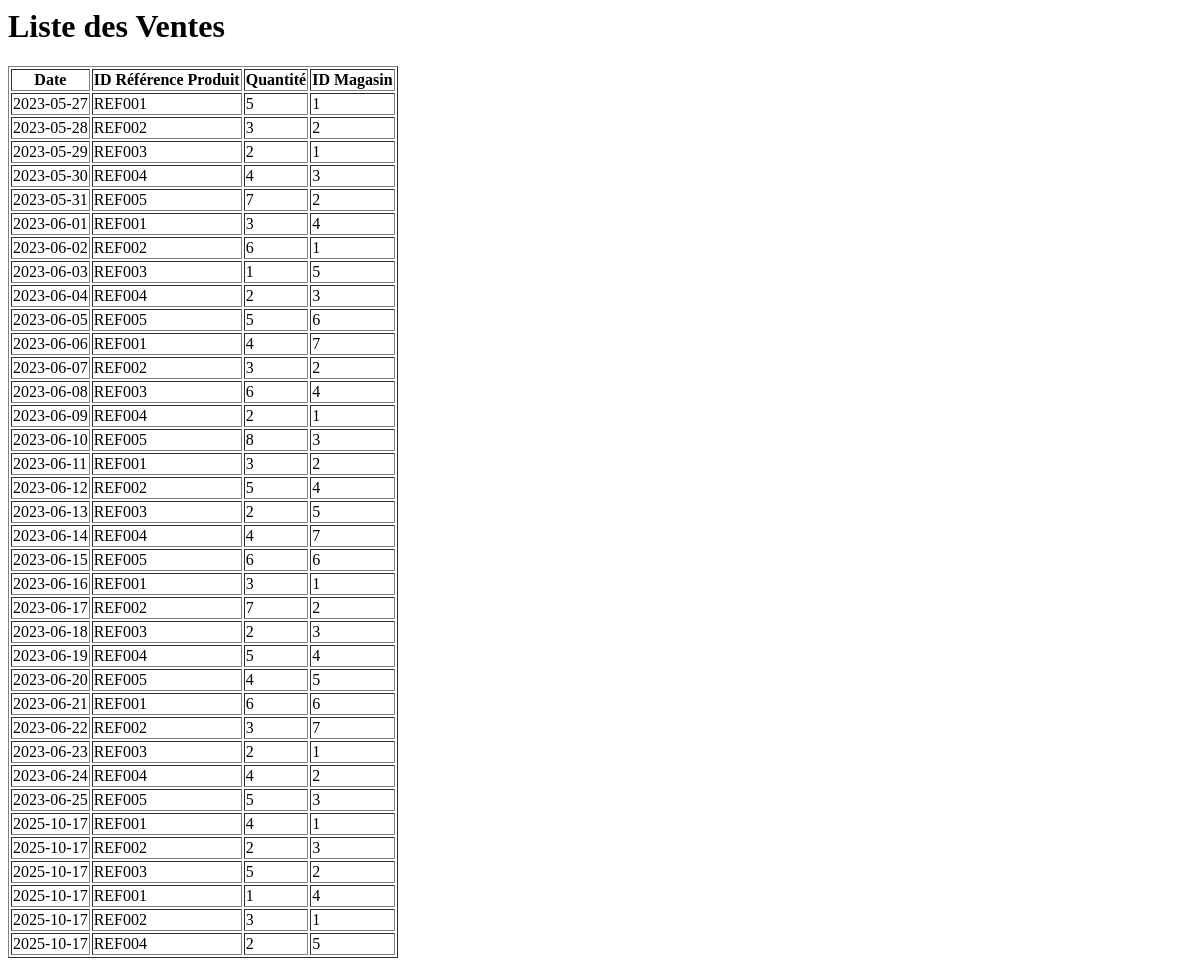
The page /ventes on the database as committed earlier.
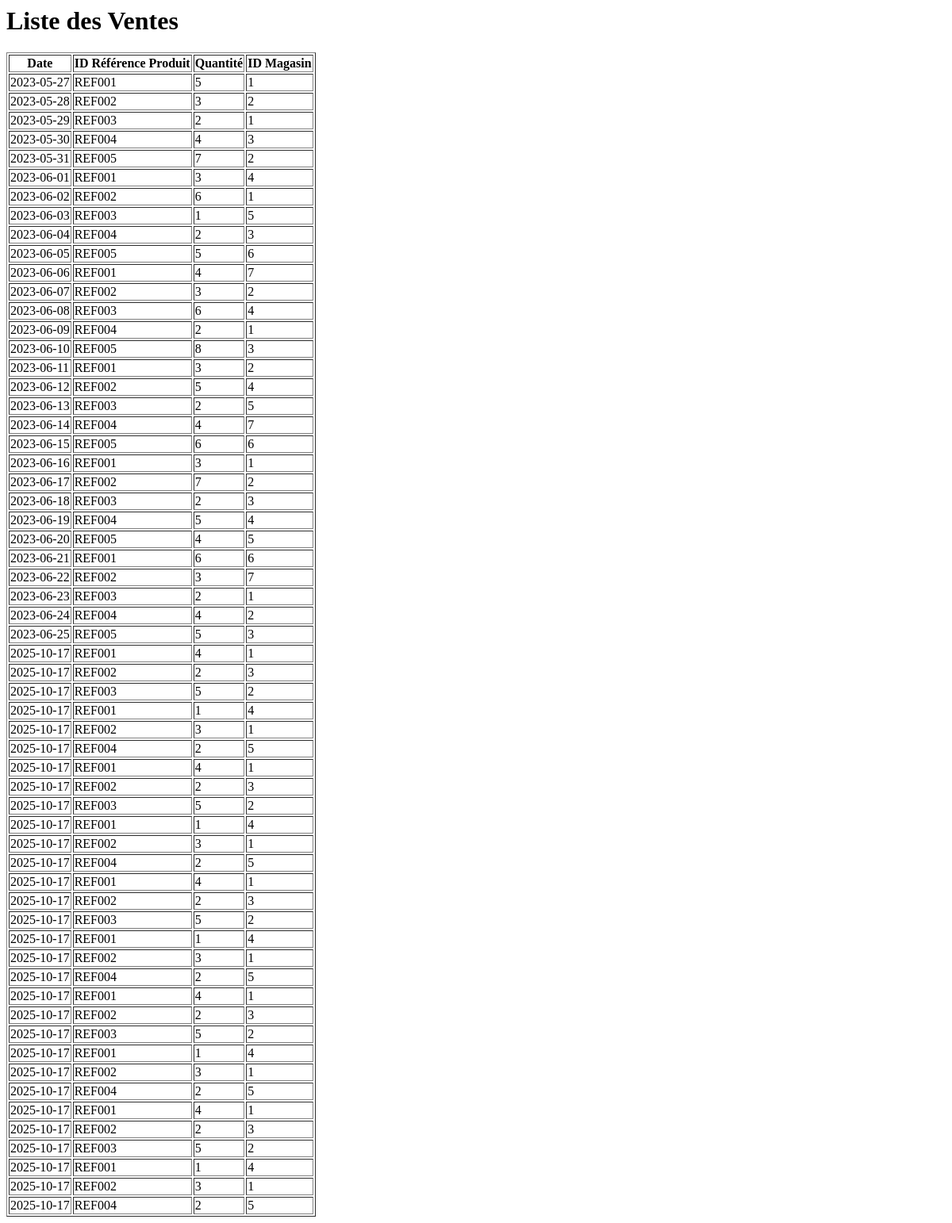
The same page on the database as committed later.
### tables this page shows
CREATE TABLE ventes (
    id INTEGER PRIMARY KEY AUTOINCREMENT,
    ID_produit TEXT,
    ID_Magasin INTEGER,
    date TEXT,
    quantite INTEGER,
    total_price REAL
);

### main.py (the view)
@app.route("/ventes")
def ventes():
    conn = get_db_connection()
    if conn:
        ventes = conn.execute("SELECT * FROM ventes").fetchall()
        conn.close()
        return render_template("ventes.html", ventes=ventes)
    return "Erreur de connexion à la base de données", 500

### main.py (called while the page is built)
def get_db_connection():
    try:
        conn = sqlite3.connect(DB_PATH)
        conn.row_factory = sqlite3.Row
        return conn
    except sqlite3.Error as e:
        app.logger.error(f"Erreur de connexion à la base de données : {e}")
        return None

### templates/ventes.html
<h1>Liste des Ventes</h1>
<table border="1">
  <tr>
    <th>Date</th>
    <th>ID Référence Produit</th>
    <th>Quantité</th>
    <th>ID Magasin</th>
  </tr>
  {% for vente in ventes %}
  <tr>
    <td>{{ vente["Date"] }}</td>
    <td>{{ vente["ID_produit"] }}</td>
    <td>{{ vente["Quantite"] }}</td>
    <td>{{ vente["ID_Magasin"] }}</td>
  </tr>
  {% endfor %}
</table>

Rows that differ between the two databases and show on the page:
added ventes: Date "2025-10-17", ID_produit "REF001", Quantite "4", ID_Magasin "1"
added ventes: Date "2025-10-17", ID_produit "REF002", Quantite "2", ID_Magasin "3"
added ventes: Date "2025-10-17", ID_produit "REF003", Quantite "5", ID_Magasin "2"
added ventes: Date "2025-10-17", ID_produit "REF001", Quantite "1", ID_Magasin "4"
added ventes: Date "2025-10-17", ID_produit "REF002", Quantite "3", ID_Magasin "1"
added ventes: Date "2025-10-17", ID_produit "REF004", Quantite "2", ID_Magasin "5"
added ventes: Date "2025-10-17", ID_produit "REF001", Quantite "4", ID_Magasin "1"
added ventes: Date "2025-10-17", ID_produit "REF002", Quantite "2", ID_Magasin "3"
added ventes: Date "2025-10-17", ID_produit "REF003", Quantite "5", ID_Magasin "2"
added ventes: Date "2025-10-17", ID_produit "REF001", Quantite "1", ID_Magasin "4"
added ventes: Date "2025-10-17", ID_produit "REF002", Quantite "3", ID_Magasin "1"
added ventes: Date "2025-10-17", ID_produit "REF004", Quantite "2", ID_Magasin "5"
added ventes: Date "2025-10-17", ID_produit "REF001", Quantite "4", ID_Magasin "1"
added ventes: Date "2025-10-17", ID_produit "REF002", Quantite "2", ID_Magasin "3"
added ventes: Date "2025-10-17", ID_produit "REF003", Quantite "5", ID_Magasin "2"
added ventes: Date "2025-10-17", ID_produit "REF001", Quantite "1", ID_Magasin "4"
added ventes: Date "2025-10-17", ID_produit "REF002", Quantite "3", ID_Magasin "1"
added ventes: Date "2025-10-17", ID_produit "REF004", Quantite "2", ID_Magasin "5"
added ventes: Date "2025-10-17", ID_produit "REF001", Quantite "4", ID_Magasin "1"
added ventes: Date "2025-10-17", ID_produit "REF002", Quantite "2", ID_Magasin "3"
added ventes: Date "2025-10-17", ID_produit "REF003", Quantite "5", ID_Magasin "2"
added ventes: Date "2025-10-17", ID_produit "REF001", Quantite "1", ID_Magasin "4"
added ventes: Date "2025-10-17", ID_produit "REF002", Quantite "3", ID_Magasin "1"
added ventes: Date "2025-10-17", ID_produit "REF004", Quantite "2", ID_Magasin "5"
